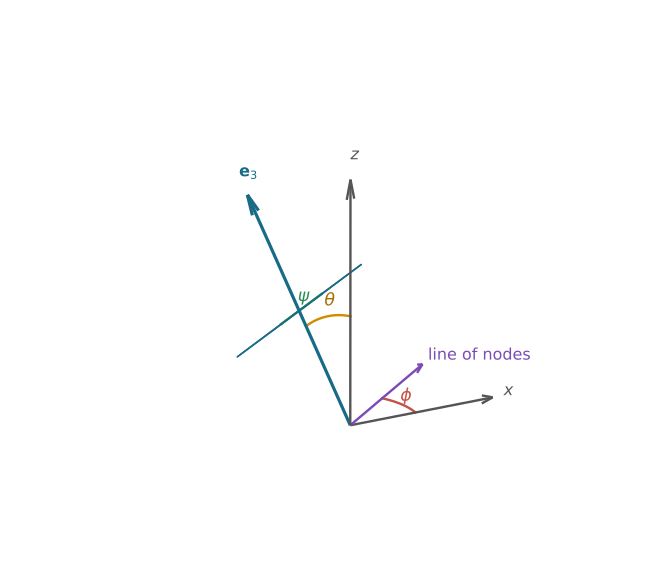

Source code (Python):
#!/usr/bin/env python3
"""Draw the Euler angles of the symmetric top in 2020 Part II Paper 2."""

from pathlib import Path

import matplotlib.pyplot as plt
import numpy as np
from mpl_toolkits.mplot3d.art3d import Poly3DCollection


OUTPUT = Path(__file__).with_suffix(".svg")
plt.rcParams["svg.hashsalt"] = "codex-wiki"

phi = np.deg2rad(38.0)
theta = np.deg2rad(34.0)
line = np.array([np.cos(phi), np.sin(phi), 0.0])
e3 = np.array([-np.sin(theta) * np.sin(phi), np.sin(theta) * np.cos(phi), np.cos(theta)])
perp = np.cross(e3, line)
perp /= np.linalg.norm(perp)

fig = plt.figure(figsize=(7.0, 6.0))
ax = fig.add_subplot(111, projection="3d")


def arrow(vector, label, color, width=1.8, scale=1.0):
    vector = scale * vector
    ax.quiver(0, 0, 0, *vector, color=color, linewidth=width, arrow_length_ratio=0.08)
    ax.text(*(1.08 * vector), label, color=color, fontsize=12)


arrow(np.array([1.0, 0.0, 0.0]), "$x$", "#555555", scale=0.95)
arrow(np.array([0.0, 0.0, 1.0]), "$z$", "#555555", scale=1.15)
arrow(line, "line of nodes", "#7b4ab5", scale=1.0)
arrow(e3, "$\\mathbf{e}_3$", "#176b87", width=2.4, scale=1.2)

# A small disk perpendicular to the symmetry axis represents the top.
angles = np.linspace(0.0, 2.0 * np.pi, 90)
radius = 0.42
center = 0.60 * e3
rim = center + radius * (np.cos(angles)[:, None] * line + np.sin(angles)[:, None] * perp)
ax.add_collection3d(Poly3DCollection([rim], facecolor="#8ec6d4", edgecolor="#176b87", alpha=0.35))
ax.plot(rim[:, 0], rim[:, 1], rim[:, 2], color="#176b87", linewidth=1.2)

# phi in the fixed horizontal plane.
phis = np.linspace(0.0, phi, 80)
phi_arc = 0.43 * np.column_stack((np.cos(phis), np.sin(phis), np.zeros_like(phis)))
ax.plot(*phi_arc.T, color="#c75146", linewidth=1.8)
ax.text(0.42 * np.cos(phi / 2), 0.42 * np.sin(phi / 2), 0.02, "$\\phi$", color="#c75146", fontsize=13)

# theta in the plane spanned by z and e3.
thetas = np.linspace(0.0, theta, 80)
theta_arc = 0.52 * np.column_stack((-np.sin(thetas) * np.sin(phi), np.sin(thetas) * np.cos(phi), np.cos(thetas)))
ax.plot(*theta_arc.T, color="#d18c00", linewidth=1.8)
mid = theta_arc[len(theta_arc) // 2]
ax.text(*(1.10 * mid), "$\\theta$", color="#a76f00", fontsize=13)

# psi is rotation about e3 from the line of nodes in the body plane.
psis = np.linspace(0.0, np.deg2rad(58.0), 70)
psi_arc = center + 0.29 * (np.cos(psis)[:, None] * line + np.sin(psis)[:, None] * perp)
ax.plot(*psi_arc.T, color="#2a8c55", linewidth=1.8)
label = psi_arc[len(psi_arc) // 2]
ax.text(*(1.07 * label), "$\\psi$", color="#2a8c55", fontsize=13)

ax.set_xlim(-1.0, 1.1)
ax.set_ylim(-0.75, 1.15)
ax.set_zlim(0.0, 1.25)
ax.set_box_aspect((1.25, 1.15, 1.0))
ax.view_init(elev=22, azim=-115)
ax.set_axis_off()
fig.tight_layout()
fig.savefig(OUTPUT, metadata={"Date": None}, transparent=True)
